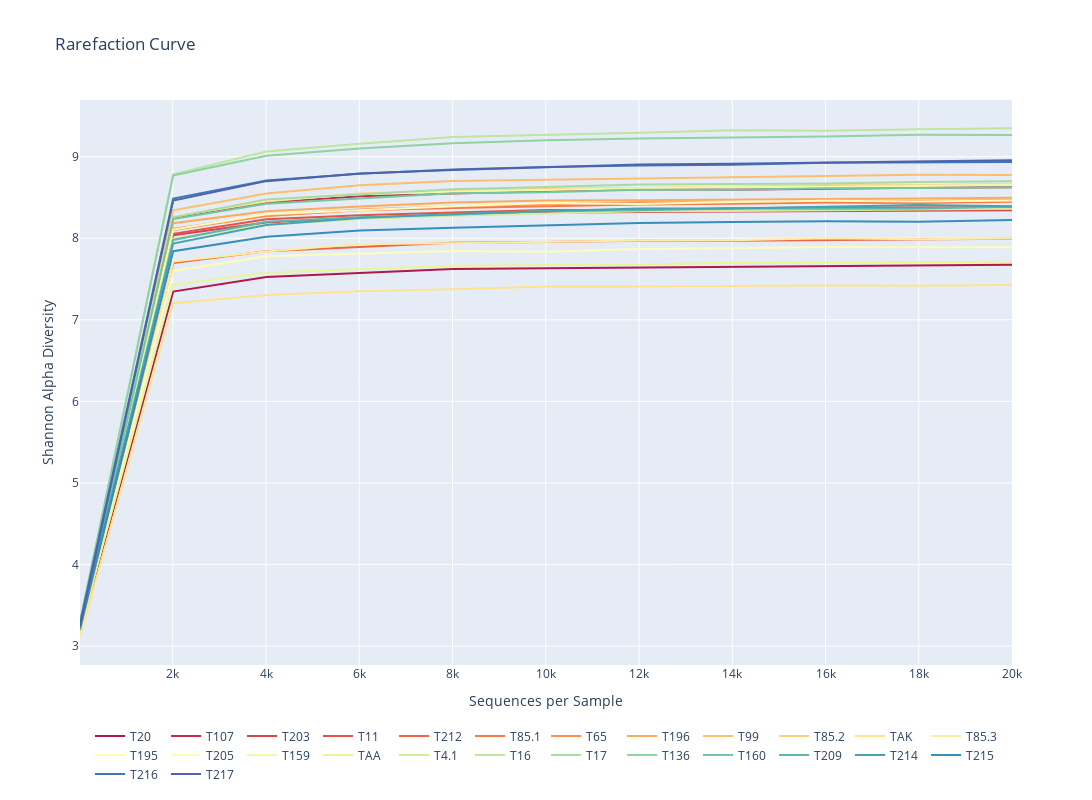

Write notebook code for a chart like this one.
### Code cell
import pandas as pd
import plotly.graph_objects as go
import seaborn as sns
import matplotlib.colors as mcolors

# Load the data
df = pd.read_excel('/Users/dimitriosgiakoumas/Downloads/Shannon_Rarefraction.xlsx')

# Compute average curve
average_curve = df.groupby('sequences per sample').mean()

# Create a color palette
rgb_colors = sns.color_palette('Spectral', len(average_curve.columns))
hex_colors = [mcolors.rgb2hex(color) for color in rgb_colors]
sns.color_palette()
# Create a new figure
fig = go.Figure()

# Add a line for each sample with a specific color
for i, column in enumerate(average_curve.columns):
    fig.add_trace(go.Scatter(x=average_curve.index, y=average_curve[column], mode='lines',
                             name=f'{column}', line=dict(color=hex_colors[i], width=2)))

# Update layout
fig.update_layout(title='Rarefaction Curve',
                  xaxis_title='Sequences per Sample',
                  yaxis_title='Shannon Alpha Diversity',
                  autosize=True,
                  width=1200,
                  height=800,
                  legend=dict(yanchor="top",
                              y=-0.1,
                              xanchor="center",
                              x=0.5,
                              orientation="h"),
                  )

# Save the plot as a .tif file with 300 dpi to the specified directory
# save_path = '/Users/dimitriosgiakoumas/Library/CloudStorage/OneDrive-FloridaAtlanticUniversity/biplot.tif'
# plt.savefig(save_path, format='tiff', dpi=300)


fig.show()

### Figure 1 — Plotly figure (JSON) as saved in the notebook; plotly's stock layout.template omitted (floating-point values rounded to 4 significant figures)
{"data": [{"line": {"color": "#b11747", "width": 2}, "mode": "lines", "name": "T20", "type": "scatter", "x": [10, 2009, 4008, 6007, 8006, 10005, 12004, 14003, 16002, 18001, 20000], "y": [3.174, 7.346, 7.524, 7.577, 7.623, 7.633, 7.642, 7.648, 7.655, 7.668, 7.676]}, {"line": {"color": "#c52c4b", "width": 2}, "mode": "lines", "name": "T107", "type": "scatter", "x": [10, 2009, 4008, 6007, 8006, 10005, 12004, 14003, 16002, 18001, 20000], "y": [3.174, 8.248, 8.438, 8.514, 8.548, 8.579, 8.602, 8.594, 8.61, 8.619, 8.626]}, {"line": {"color": "#d8434e", "width": 2}, "mode": "lines", "name": "T203", "type": "scatter", "x": [10, 2009, 4008, 6007, 8006, 10005, 12004, 14003, 16002, 18001, 20000], "y": [3.202, 8.037, 8.194, 8.252, 8.286, 8.312, 8.321, 8.326, 8.33, 8.344, 8.344]}, {"line": {"color": "#e3534a", "width": 2}, "mode": "lines", "name": "T11", "type": "scatter", "x": [10, 2009, 4008, 6007, 8006, 10005, 12004, 14003, 16002, 18001, 20000], "y": [3.262, 8.055, 8.233, 8.282, 8.315, 8.345, 8.343, 8.368, 8.376, 8.379, 8.38]}, {"line": {"color": "#ef6645", "width": 2}, "mode": "lines", "name": "T212", "type": "scatter", "x": [10, 2009, 4008, 6007, 8006, 10005, 12004, 14003, 16002, 18001, 20000], "y": [3.214, 7.698, 7.84, 7.897, 7.946, 7.955, 7.971, 7.971, 7.979, 7.986, 7.995]}, {"line": {"color": "#f67a49", "width": 2}, "mode": "lines", "name": "T85.1", "type": "scatter", "x": [10, 2009, 4008, 6007, 8006, 10005, 12004, 14003, 16002, 18001, 20000], "y": [3.142, 8.115, 8.273, 8.343, 8.372, 8.397, 8.413, 8.425, 8.438, 8.433, 8.448]}, {"line": {"color": "#f99355", "width": 2}, "mode": "lines", "name": "T65", "type": "scatter", "x": [10, 2009, 4008, 6007, 8006, 10005, 12004, 14003, 16002, 18001, 20000], "y": [3.262, 8.102, 8.276, 8.354, 8.388, 8.412, 8.441, 8.437, 8.461, 8.459, 8.468]}, {"line": {"color": "#fcaa5f", "width": 2}, "mode": "lines", "name": "T196", "type": "scatter", "x": [10, 2009, 4008, 6007, 8006, 10005, 12004, 14003, 16002, 18001, 20000], "y": [3.282, 8.184, 8.331, 8.389, 8.438, 8.463, 8.465, 8.476, 8.482, 8.489, 8.496]}, {"line": {"color": "#fdbf6f", "width": 2}, "mode": "lines", "name": "T99", "type": "scatter", "x": [10, 2009, 4008, 6007, 8006, 10005, 12004, 14003, 16002, 18001, 20000], "y": [3.254, 8.343, 8.55, 8.651, 8.703, 8.719, 8.736, 8.749, 8.765, 8.779, 8.777]}, {"line": {"color": "#fed07e", "width": 2}, "mode": "lines", "name": "T85.2", "type": "scatter", "x": [10, 2009, 4008, 6007, 8006, 10005, 12004, 14003, 16002, 18001, 20000], "y": [3.242, 8.267, 8.45, 8.55, 8.579, 8.608, 8.617, 8.635, 8.651, 8.65, 8.67]}, {"line": {"color": "#fee28f", "width": 2}, "mode": "lines", "name": "TAK", "type": "scatter", "x": [10, 2009, 4008, 6007, 8006, 10005, 12004, 14003, 16002, 18001, 20000], "y": [3.114, 7.205, 7.304, 7.35, 7.376, 7.409, 7.41, 7.417, 7.42, 7.418, 7.426]}, {"line": {"color": "#feeda1", "width": 2}, "mode": "lines", "name": "T85.3", "type": "scatter", "x": [10, 2009, 4008, 6007, 8006, 10005, 12004, 14003, 16002, 18001, 20000], "y": [3.147, 7.715, 7.838, 7.929, 7.938, 7.959, 7.974, 7.975, 8.0, 7.989, 7.998]}, {"line": {"color": "#fffab6", "width": 2}, "mode": "lines", "name": "T195", "type": "scatter", "x": [10, 2009, 4008, 6007, 8006, 10005, 12004, 14003, 16002, 18001, 20000], "y": [3.302, 8.106, 8.295, 8.346, 8.394, 8.432, 8.421, 8.446, 8.46, 8.451, 8.463]}, {"line": {"color": "#fbfdb8", "width": 2}, "mode": "lines", "name": "T205", "type": "scatter", "x": [10, 2009, 4008, 6007, 8006, 10005, 12004, 14003, 16002, 18001, 20000], "y": [3.222, 7.6, 7.779, 7.811, 7.844, 7.835, 7.87, 7.879, 7.892, 7.891, 7.89]}, {"line": {"color": "#f1f9a9", "width": 2}, "mode": "lines", "name": "T159", "type": "scatter", "x": [10, 2009, 4008, 6007, 8006, 10005, 12004, 14003, 16002, 18001, 20000], "y": [3.282, 8.264, 8.462, 8.541, 8.571, 8.594, 8.613, 8.63, 8.63, 8.641, 8.658]}, {"line": {"color": "#e8f69b", "width": 2}, "mode": "lines", "name": "TAA", "type": "scatter", "x": [10, 2009, 4008, 6007, 8006, 10005, 12004, 14003, 16002, 18001, 20000], "y": [3.202, 7.434, 7.581, 7.623, 7.663, 7.672, 7.677, 7.699, 7.706, 7.714, 7.712]}, {"line": {"color": "#d3ed9c", "width": 2}, "mode": "lines", "name": "T4.1", "type": "scatter", "x": [10, 2009, 4008, 6007, 8006, 10005, 12004, 14003, 16002, 18001, 20000], "y": [3.262, 7.995, 8.166, 8.237, 8.275, 8.308, 8.332, 8.335, 8.346, 8.36, 8.363]}, {"line": {"color": "#bfe5a0", "width": 2}, "mode": "lines", "name": "T16", "type": "scatter", "x": [10, 2009, 4008, 6007, 8006, 10005, 12004, 14003, 16002, 18001, 20000], "y": [3.282, 8.784, 9.063, 9.16, 9.24, 9.263, 9.294, 9.323, 9.319, 9.337, 9.349]}, {"line": {"color": "#a7dba4", "width": 2}, "mode": "lines", "name": "T17", "type": "scatter", "x": [10, 2009, 4008, 6007, 8006, 10005, 12004, 14003, 16002, 18001, 20000], "y": [3.282, 8.257, 8.474, 8.535, 8.6, 8.63, 8.66, 8.664, 8.671, 8.69, 8.699]}, {"line": {"color": "#8fd2a4", "width": 2}, "mode": "lines", "name": "T136", "type": "scatter", "x": [10, 2009, 4008, 6007, 8006, 10005, 12004, 14003, 16002, 18001, 20000], "y": [3.302, 8.771, 9.011, 9.1, 9.167, 9.203, 9.225, 9.231, 9.246, 9.269, 9.268]}, {"line": {"color": "#74c7a5", "width": 2}, "mode": "lines", "name": "T160", "type": "scatter", "x": [10, 2009, 4008, 6007, 8006, 10005, 12004, 14003, 16002, 18001, 20000], "y": [3.222, 8.235, 8.424, 8.491, 8.552, 8.563, 8.594, 8.595, 8.614, 8.616, 8.626]}, {"line": {"color": "#5eb9a9", "width": 2}, "mode": "lines", "name": "T209", "type": "scatter", "x": [10, 2009, 4008, 6007, 8006, 10005, 12004, 14003, 16002, 18001, 20000], "y": [3.194, 7.98, 8.204, 8.258, 8.289, 8.336, 8.344, 8.364, 8.364, 8.365, 8.386]}, {"line": {"color": "#49a2b2", "width": 2}, "mode": "lines", "name": "T214", "type": "scatter", "x": [10, 2009, 4008, 6007, 8006, 10005, 12004, 14003, 16002, 18001, 20000], "y": [3.262, 7.935, 8.161, 8.249, 8.297, 8.331, 8.364, 8.364, 8.385, 8.407, 8.394]}, {"line": {"color": "#378ebb", "width": 2}, "mode": "lines", "name": "T215", "type": "scatter", "x": [10, 2009, 4008, 6007, 8006, 10005, 12004, 14003, 16002, 18001, 20000], "y": [3.222, 7.841, 8.019, 8.095, 8.128, 8.153, 8.186, 8.199, 8.209, 8.203, 8.225]}, {"line": {"color": "#3f77b5", "width": 2}, "mode": "lines", "name": "T216", "type": "scatter", "x": [10, 2009, 4008, 6007, 8006, 10005, 12004, 14003, 16002, 18001, 20000], "y": [3.282, 8.487, 8.708, 8.791, 8.842, 8.875, 8.893, 8.901, 8.927, 8.932, 8.935]}, {"line": {"color": "#4e63ac", "width": 2}, "mode": "lines", "name": "T217", "type": "scatter", "x": [10, 2009, 4008, 6007, 8006, 10005, 12004, 14003, 16002, 18001, 20000], "y": [3.242, 8.462, 8.701, 8.794, 8.837, 8.872, 8.905, 8.913, 8.93, 8.942, 8.956]}], "layout": {"autosize": true, "height": 800, "legend": {"orientation": "h", "x": 0.5, "xanchor": "center", "y": -0.1, "yanchor": "top"}, "title": {"text": "Rarefaction Curve"}, "width": 1200, "xaxis": {"title": {"text": "Sequences per Sample"}}, "yaxis": {"title": {"text": "Shannon Alpha Diversity"}}}}
